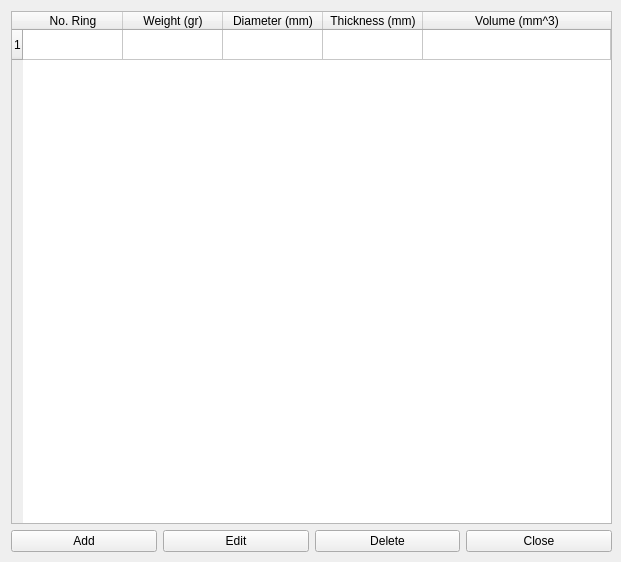
<?xml version="1.0" encoding="UTF-8"?>
<ui version="4.0">
 <class>DBCbr</class>
 <widget class="QWidget" name="DBCbr">
  <property name="enabled">
   <bool>true</bool>
  </property>
  <property name="geometry">
   <rect>
    <x>0</x>
    <y>0</y>
    <width>621</width>
    <height>562</height>
   </rect>
  </property>
  <property name="windowTitle">
   <string>DB Cbr</string>
  </property>
  <widget class="QWidget" name="layoutWidget">
   <property name="geometry">
    <rect>
     <x>11</x>
     <y>11</y>
     <width>601</width>
     <height>541</height>
    </rect>
   </property>
   <layout class="QGridLayout" name="gridLayout_2">
    <item row="0" column="0">
     <widget class="QTableWidget" name="tableWidget">
      <property name="sizePolicy">
       <sizepolicy hsizetype="Expanding" vsizetype="Expanding">
        <horstretch>2</horstretch>
        <verstretch>0</verstretch>
       </sizepolicy>
      </property>
      <property name="rowCount">
       <number>1</number>
      </property>
      <property name="columnCount">
       <number>5</number>
      </property>
      <attribute name="horizontalHeaderCascadingSectionResizes">
       <bool>true</bool>
      </attribute>
      <attribute name="horizontalHeaderStretchLastSection">
       <bool>true</bool>
      </attribute>
      <row/>
      <column>
       <property name="text">
        <string>No. Ring</string>
       </property>
      </column>
      <column>
       <property name="text">
        <string>Weight (gr)</string>
       </property>
      </column>
      <column>
       <property name="text">
        <string>Diameter (mm)</string>
       </property>
      </column>
      <column>
       <property name="text">
        <string>Thickness (mm)</string>
       </property>
      </column>
      <column>
       <property name="text">
        <string>Volume (mm^3)</string>
       </property>
      </column>
     </widget>
    </item>
    <item row="1" column="0">
     <layout class="QGridLayout" name="gridLayout">
      <item row="0" column="3">
       <widget class="QPushButton" name="pushButtonClose">
        <property name="text">
         <string>Close</string>
        </property>
       </widget>
      </item>
      <item row="0" column="0">
       <widget class="QPushButton" name="pushButtonAdd">
        <property name="text">
         <string>Add</string>
        </property>
       </widget>
      </item>
      <item row="0" column="1">
       <widget class="QPushButton" name="pushButtonUpdate">
        <property name="text">
         <string>Edit</string>
        </property>
       </widget>
      </item>
      <item row="0" column="2">
       <widget class="QPushButton" name="pushButtonDelete">
        <property name="text">
         <string>Delete</string>
        </property>
       </widget>
      </item>
     </layout>
    </item>
   </layout>
  </widget>
 </widget>
 <resources/>
 <connections>
  <connection>
   <sender>pushButtonClose</sender>
   <signal>clicked()</signal>
   <receiver>DBCbr</receiver>
   <slot>close()</slot>
   <hints>
    <hint type="sourcelabel">
     <x>356</x>
     <y>445</y>
    </hint>
    <hint type="destinationlabel">
     <x>207</x>
     <y>233</y>
    </hint>
   </hints>
  </connection>
 </connections>
</ui>
